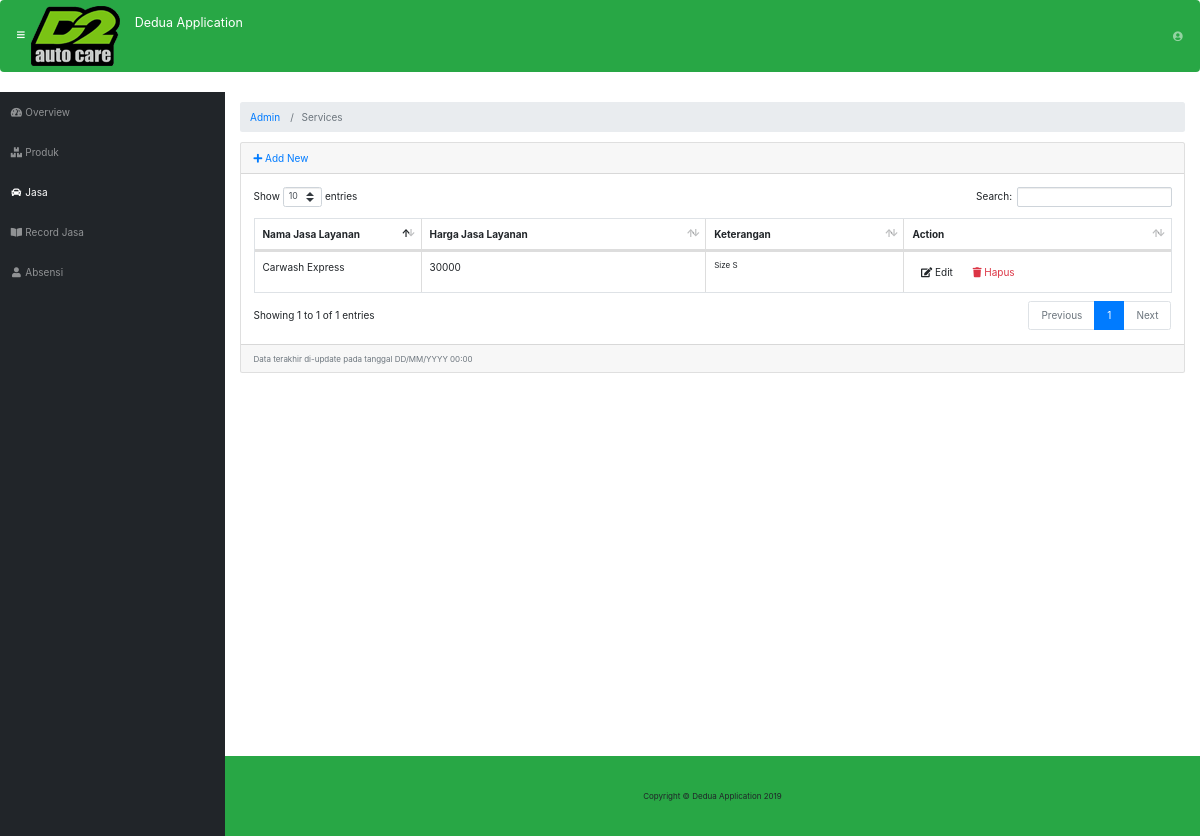
The page /index.php/admin/services on the database as committed earlier.
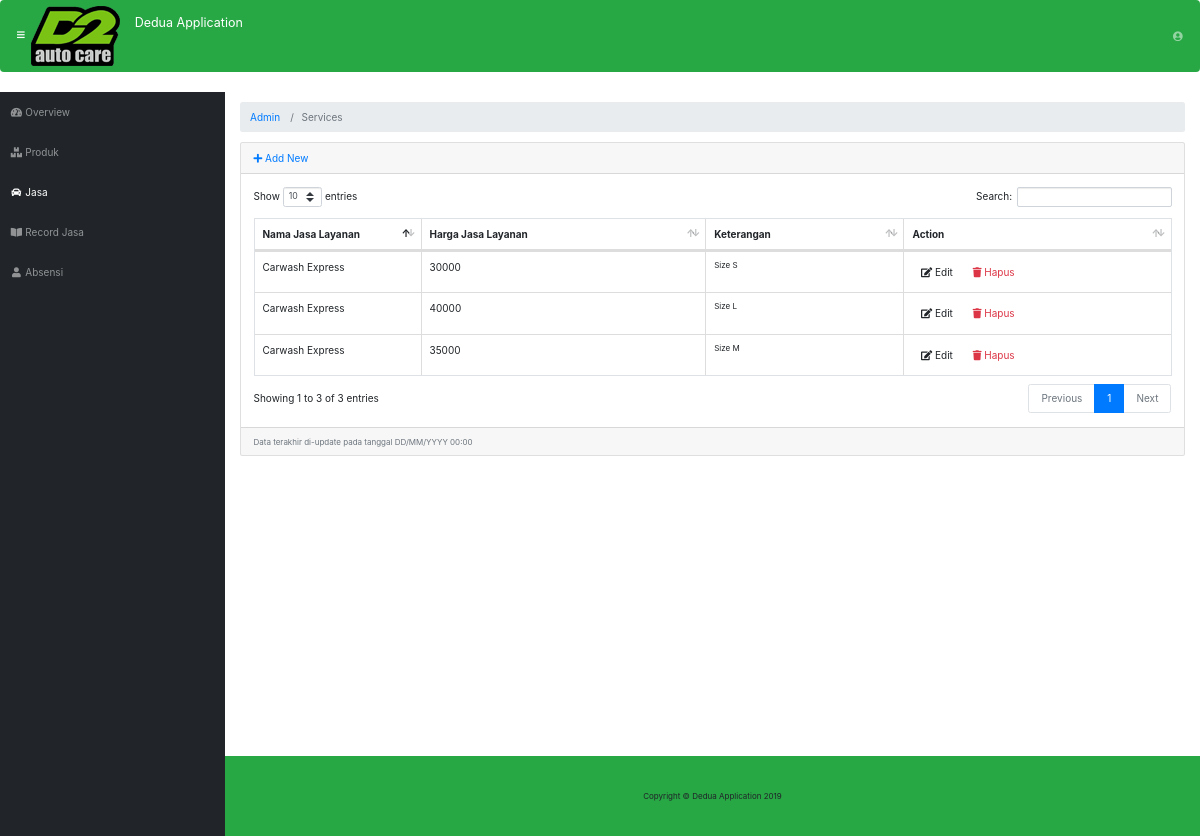
The same page on the database as committed later.
### tables this page shows
CREATE TABLE `jasa` (
  `id_jasa` varchar(64) NOT NULL,
  `nama_jasa` varchar(255) NOT NULL,
  `image` varchar(255) NOT NULL DEFAULT 'default.jpg',
  `harga_jasa` int(11) NOT NULL,
  `keterangan` text NOT NULL
);

### application/controllers/admin/Services.php (called while the page is built, shortened)
<?php
class Services extends CI_Controller
{
    public function __construct()
    {
        $this->load->model("service_model");
        $this->load->library('form_validation');
    }
    public function index()
    {
        $data["services"] = $this->service_model->getAll();
        $this->load->view("admin/service/list", $data);
    }
}

### index.php (called while the page is built, shortened)
<?php
require_once BASEPATH.'core/CodeIgniter.php';

### application/models/Service_model.php (called while the page is built, shortened)
<?php defined('BASEPATH') OR exit('No direct script access allowed');
class Service_model extends CI_Model
{
    private $_table = "jasa";
    public function getAll()
    {
        return $this->db->get($this->_table)->result();
    }
}

### application/views/admin/service/list.php (the view, shortened to what this page needs)
<!DOCTYPE html>
<html lang="en">
<head>
	<?php $this->load->view("admin/_partials/head.php") ?>
</head>
<body id="page-top">
	<?php $this->load->view("admin/_partials/navbar.php") ?>
	<div id="wrapper">
		<?php $this->load->view("admin/_partials/sidebar.php") ?>
		<div id="content-wrapper">
			<div class="container-fluid">
				<?php $this->load->view("admin/_partials/breadcrumb.php") ?>
				<div class="card mb-3">
					<div class="card-header">
						<a href="<?php echo site_url('admin/services/add') ?>"><i class="fas fa-plus"></i> Add New</a>
					</div>
					<div class="card-body">
						<div class="table-responsive">
							<table class="table table-bordered" id="dataTable" width="100%" cellspacing="0">
								<thead>
									<tr>
										<th>Nama Jasa Layanan</th>
										<th>Harga Jasa Layanan</th>
										<th>Keterangan</th>
										<th>Action</th>
									</tr>
								</thead>
								<tbody>
									<?php foreach ($services as $service): ?>
									<tr>
										<td width="150">
											<?php echo $service->nama_jasa ?>
										</td>
										<td>
											<?php echo $service->harga_jasa ?>
										</td>
										<td class="small">
											<?php echo substr($service->keterangan, 0, 120) ?></td>
										<td width="250">
											<a href="<?php echo site_url('admin/services/edit/'.$service->id_jasa) ?>"
											 class="btn btn-small"><i class="fas fa-edit"></i> Edit</a>
											<a onclick="deleteConfirm('<?php echo site_url('admin/services/delete/'.$service->id_jasa) ?>')"
											 href="#!" class="btn btn-small text-danger"><i class="fas fa-trash"></i> Hapus</a>
										</td>
									</tr>
									<?php endforeach; ?>
								</tbody>
							</table>
						</div>
					</div>
					<div class="card-footer small text-muted">Data terakhir di-update pada tanggal DD/MM/YYYY 00:00</div>
				</div>
			</div>
		</div>
	</div>
</body>
</html>

### application/views/admin/_partials/breadcrumb.php
<ol class="breadcrumb">
<?php foreach ($this->uri->segments as $segment): ?>
	<?php
		$url = substr($this->uri->uri_string, 0, strpos($this->uri->uri_string, $segment)) . $segment;
		$is_active =  $url == $this->uri->uri_string;
	?>
	<li class="breadcrumb-item <?php echo $is_active ? 'active': '' ?>">
		<?php if($is_active): ?>
			<?php echo ucfirst($segment) ?>
		<?php else: ?>
			<a href="<?php echo site_url($url) ?>"><?php echo ucfirst($segment) ?></a>
		<?php endif; ?>
	</li>
<?php endforeach; ?>
</ol>

Rows that differ between the two databases and show on the page:
added jasa: nama_jasa "Carwash Express", harga_jasa "40000", keterangan "Size L"
added jasa: nama_jasa "Carwash Express", harga_jasa "35000", keterangan "Size M"
Other text that changed with them:
text written by a page script: "Show entries Search: Showing 1 to 1 of 1 entries Previous 1 Next" → "Show entries Search: Showing 1 to 3 of 3 entries Previous 1 Next"
